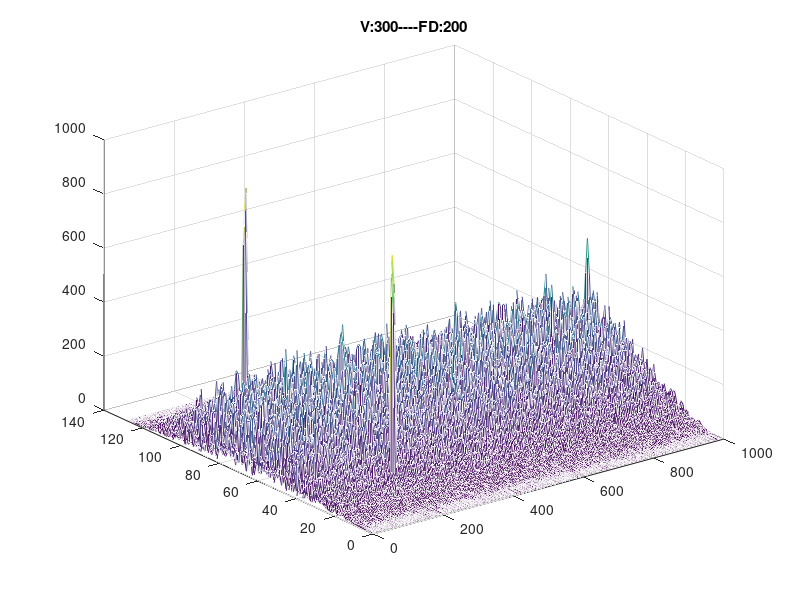

The MATLAB script that drew this image: (Note: this script raises an error after producing the figure.)
%% 清空一切
clear;close all;clc;

%% 仿真设置
USE_COMPLEX_SIG     = 0;
USE_MTI             = 1;
USE_PRINT_INFO      = 1;
USE_CFAR_Method     = 3;
USE_CFAR_Custom_Thd = 0;

%% 参数
fft_num   = 128;                                                           % FFT运算点数
pulse_num = fft_num + 2;                                                   % 总的脉冲数
prf = 1e3;                                                                 % 脉冲重复频率（Hz）
pri = 1/prf;                                                               % 脉冲重复间隔（s）
fs = 1e6;                                                                  % 快时间维采样频率（Hz）（大于等于发射脉冲带宽，发射脉冲带宽几乎总是小于等于载波频率的10%，通常为载波频率的1%）
ts = 1/fs;                                                                 % 快时间维采样间隔（s）
fc = 100e6;                                                                % 载波频率（Hz）
vr = 300;                                                                  % 动目标相对雷达的径向速度（m/s）                                                   
c  = 3e8;                                                                  % 光速（m/s）                                         
lamada  = c/fc;                                                            % 载波波长（m）
fd      = 2*vr/lamada;                                                     % 动目标多普勒频率（Hz）（或多普勒移动，即发射频率与接收频率之差）
np_fast = fs/prf;                                                          % 1个脉冲重复间隔内的采样点数（快时间维的距离点数）
np_slow = pulse_num * np_fast;                                             % 多个脉冲重复间隔内的采样点数
target_start_index = 200;                                                  % 目标起始距离单元
target_end_index   = 203;                                                  % 目标结束距离单元

%% 生成动目标回波+杂波
m        = 1:np_slow;
target   = 20*exp(1i*2*pi*fd*m/fs);                                        % 生成 动目标回波(此处直接生成包含多普勒信息的信号,不含载频)(注意式中采用fs,而非fr)

rng default;
clutteri = 5 * randn(1, length(target));
clutterq = 5 * randn(1, length(target));
clutter  = complex(clutteri,clutterq);                                     % 生成 杂波

points1 = zeros(1,np_fast);
points1(1,target_start_index:target_end_index) = 1;                        % 1个脉冲重复间隔内np_fast个距离点
points_total = repmat(points1, 1, pulse_num);                              % pulse_num个脉冲重复间隔内pulse_num*np_fast个距离点
s = points_total .* target + clutter;                                      % 生成 动目标与杂波的混合信号

if USE_COMPLEX_SIG == 0
    s = real(s);
end

%% MTI杂波抑制（三脉冲对消处理）
if USE_MTI == 1
    mti_in = reshape(s, length(s)/pulse_num, pulse_num)';                  % 形成由多个脉冲组成的二维数据矩阵（慢时间维pulse_num个脉冲，快时间维1000个距离点）
    b = [1, -2, 1];                                                        % 三脉冲对消器系统函数分子多项式系数向量
    a = [1];                                                               % 三脉冲对消器系统函数分母多项式系数向量
    mti_out = filter(b, a, mti_in);                                        % 三脉冲对消运算（同一距离点在3个相邻脉冲重复间隔内的数据做相减运算）
    mti_out = mti_out(3:end,:);
else
    mti_in  = reshape(s, length(s)/pulse_num, pulse_num)';                 % 形成由10个脉冲组成的二维数据矩阵（慢时间维10个脉冲，快时间维1000个距离点）
    mti_out = mti_in(3:end,:);
end

%% 脉冲多普勒处理                                                  
win = repmat(hamming(fft_num),1,np_fast);                                  % FFT采样点数即多普勒谱分析样本点数亦即MTD滤波器组滤波器个数;hamming(K)是一个列向量
mtd_out = fft(mti_out.*win);                                               % 对同一距离点不同脉冲重复间隔的数据做K点FFT加窗运算(对矩阵进行FFT时,是分别计算各列的FFT)
figure;
mesh(abs(mtd_out));
title(strcat('V:',num2str(vr),'----','FD:',num2str(fd)));

%% CFAR处理
nr  = 16;
np  = 4;
pfa = 0.0005;                                                               

% 注意:phased.CFARDetector只能处理列向量
cfarDetector = phased.CFARDetector();
switch USE_CFAR_Method
    case 0
        cfarDetector.Method = 'CA';
    case 1
        cfarDetector.Method = 'OS';
    case 2
        cfarDetector.Method = 'SOCA';
    case 3
        cfarDetector.Method = 'GOCA';
   	otherwise
        cfarDetector.Method = 'CA';
end         

cfarDetector.NumTrainingCells      = nr;                                   % 噪声统计单元数目
cfarDetector.NumGuardCells         = np;                                   % 保护单元数目
cfarDetector.ProbabilityFalseAlarm = pfa;                                  % 虚警概率

if USE_CFAR_Custom_Thd == 1
    alafa = 2*nr*(pfa^(-1/(2 * nr)) - 1); 
    cfarDetector.ThresholdFactor = 'Custom';                               % 手动设置门限因子
    cfarDetector.CustomThresholdFactor = alafa;
end

cfarDetector.OutputFormat = 'CUT result';                                  % 输出 检测到信号
cfarDetector.ThresholdOutputPort = true;                                   % 输出 CFAR检测门限
cfarDetector.NoisePowerOutputPort = true;                                  % 输出 噪声统计结果

sigCfarDeal_range = abs(mtd_out').^2;                                      % 假定使用平方律检波 

index = find(sigCfarDeal_range<1e5);                                       % 测试,预处理
sigCfarDeal_range(index) = 0;

[detsVld,detsThd,noiseEst] = cfarDetector(sigCfarDeal_range,1:np_fast);

figure;
mesh(abs(detsVld));
title('CFAR处理');

%% 输出信息
if USE_PRINT_INFO == 1
    format short;
    fprintf('载波频率为%f MHz \n',fc/1e6);
    fprintf('目标速度为%f m/s \n',vr);
    fprintf('多普勒频率%f Hz  \n',fd);
    fprintf('多普勒频率分辨率为%f Hz  \n',prf/fft_num);
    fprintf('多普勒频率索引（一区）为%f Hz  \n',fd/prf*fft_num);
    fprintf('多普勒频率索引（二区）为%f Hz  \n',fft_num-fd/prf*fft_num);
end